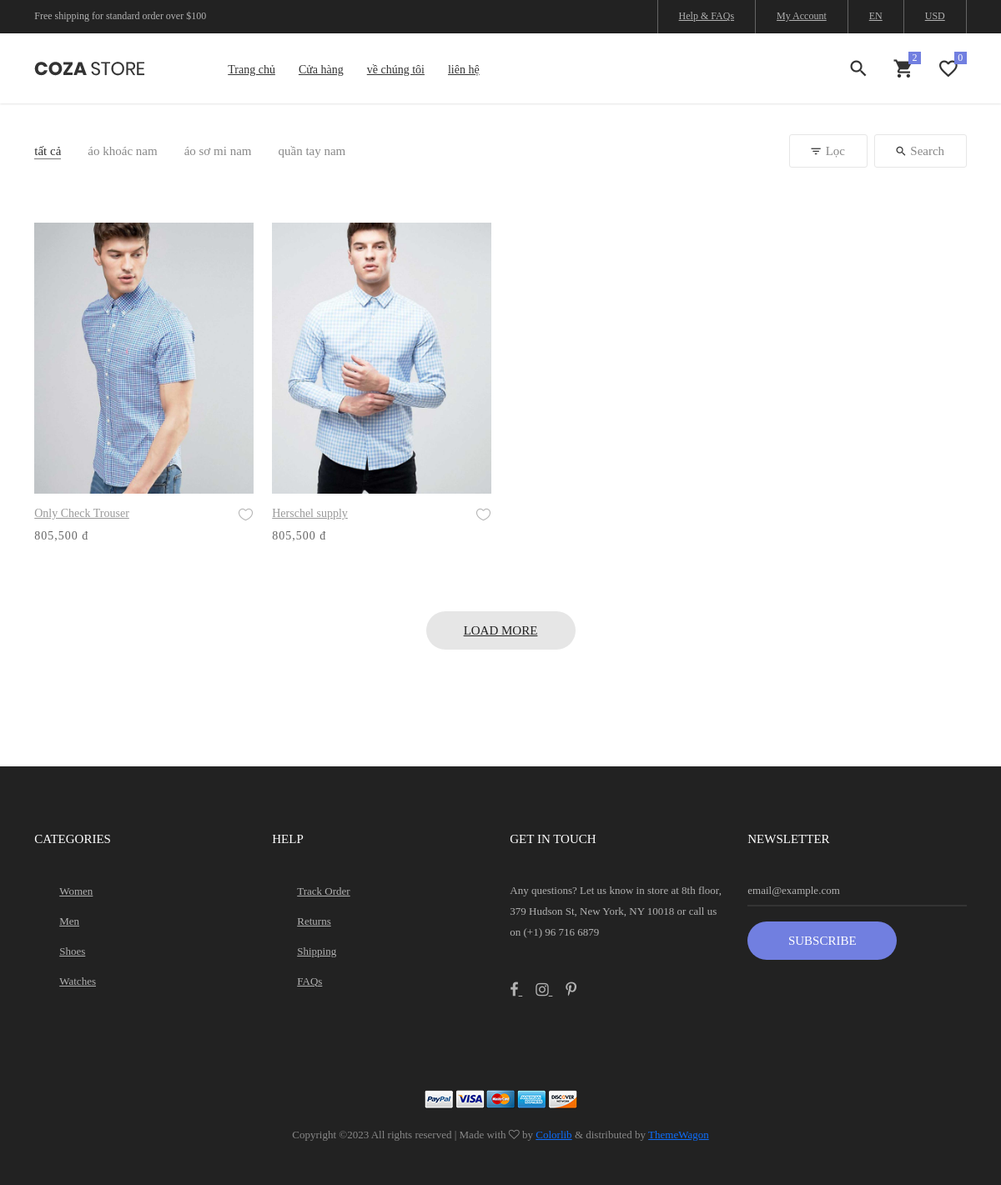
Screenshot of /?controller=shop&page=1&category=26 with the database file from the repository.
### tables this page shows
CREATE TABLE `menus` (
  `id` bigint(20) NOT NULL,
  `name` varchar(255) NOT NULL,
  `url` varchar(255) DEFAULT NULL,
  `parent_id` bigint(20) DEFAULT 0,
  `description` varchar(255) DEFAULT NULL,
  `user_id` bigint(20) NOT NULL,
  `created_at` timestamp NULL DEFAULT current_timestamp(),
  `update_at` timestamp NULL DEFAULT current_timestamp()
);

CREATE TABLE `category` (
  `id` bigint(20) NOT NULL,
  `name` varchar(255) NOT NULL,
  `parent_id` bigint(20) DEFAULT 0,
  `created_at` timestamp NULL DEFAULT current_timestamp(),
  `update_at` timestamp NULL DEFAULT current_timestamp(),
  `deleted_at` timestamp NULL DEFAULT NULL,
  `user_id` bigint(20) NOT NULL
);

CREATE TABLE `products` (
  `id` bigint(20) NOT NULL,
  `name` varchar(255) NOT NULL,
  `user_id` bigint(20) NOT NULL,
  `description` varchar(255) DEFAULT NULL,
  `price` bigint(20) NOT NULL,
  `count_likes` bigint(20) DEFAULT 0,
  `count_comments` bigint(20) DEFAULT 0,
  `category_id` bigint(20) NOT NULL,
  `count_views` bigint(20) DEFAULT 0,
  `count_buy` bigint(20) DEFAULT 0,
  `created_at` timestamp NULL DEFAULT current_timestamp(),
  `updated_at` datetime DEFAULT current_timestamp(),
  `delete_at` int(11) DEFAULT NULL,
  `feature_image` varchar(255) DEFAULT NULL,
  `quantity` bigint(20) DEFAULT 0,
  `discount` bigint(20) NOT NULL
);

### views/view.php (called while the page is built, shortened)
<?php
function View($view = [], $data = [])
{
    extract($data);
    return require(is_array($view) ? $layout . '.php' : $view . '.php');
}

### index.php (called while the page is built, shortened)
<?php
$controller = 'site';
if (!empty($_GET['controller'])) {
    $controller = Ucwords(strtolower(trim($_GET['controller'])));
}
$url = "Controller/$controller" . "Controller.php";
file_exists($url) ? require_once $url : View('error/404');

### Model/Query.php (called while the page is built, shortened)
<?php
require_once 'PDO.php';
class Query extends PDOConnect
{
    private $sql = '';
    private $table = '';
    private $where = '';
    function select($column = '*')
    {
        $columnName = '';
        if (is_array($column)) {
            $index = 0;
            foreach ($column as $key => $value) {
                gettype($key) == 'string' ? $columnName .=  $key . ' as ' . $value : $columnName .= $value;
                if ($index < count($column) - 1) $columnName .= ' , ';
                $index++;
            }
        } else {
            $columnName = $column;
        }
        $this->sql = "SELECT $columnName FROM $this->table " .  $this->sql;
        return $this;
    }
    function table($table)
    {
        $this->table = $table;
        return $this;
    }
    function where($field, $compare, $value = '')
    {
        if ($this->where !== '') {
            $this->sql  .= " AND $field $compare  '$value' ";
        } else {
            $this->where .= " WHERE $field $compare  " . (isset($value) ? "'" . $value . "'" : '') . "";
            $this->sql .= $this->where;
        }
        return $this;
    }
    function whereIn($field, $data = [])
    {
        if ($this->where !== '') {
            $this->sql  .= " AND $field IN (" . implode(',', $data) . ")";
        } else {
            $this->where .= " WHERE $field IN (" . implode(',', $data) . ")";
            $this->sql .= $this->where;
        }
        return $this;
    }
    function limit($limit)
    {
        $this->sql .= " LIMIT  $limit";
        return $this;
    }
    function offset($offset)
    {
        $this->sql .= " OFFSET $offset";
        return $this;
    }
    function all()
    {
        try {
            $data = parent::query($this->sql)->fetchAll(PDO::FETCH_ASSOC);
            $this->sql = '';
            $this->where = '';
            return $data;
        } catch (Exception $e) {
            return $e->getMessage();
        }
    }
    function first()
    {
        $stml = parent::query($this->sql);
        $this->sql = '';
        $this->where = '';
        return $stml->fetch(PDO::FETCH_ASSOC);
    }
}

### Model/PDO.php (called while the page is built, shortened)
<?php
class PDOConnect
{
    protected $hot_name = "localhost";
    protected $username = "root";
    protected $password = "";
    protected $database_name = "duanmau";
    protected $db;
    function __construct()
    {
        try {
            $conn = new PDO("mysql:host=$this->hot_name;dbname=$this->database_name", $this->username, $this->password);
            $conn->setAttribute(PDO::ATTR_ERRMODE, PDO::ERRMODE_EXCEPTION);
            $this->db = $conn;
        } catch (PDOException $e) {
            echo "Connection failed: " . $e->getMessage();
        }
    }
    function query($sql)
    {
        $sql_args = array_slice(func_get_args(), 1);
        try {
            $stml = $this->db->prepare($sql);
            $stml->execute($sql_args);
            return $stml;
        } catch (PDOException $e) {
            echo $e->getMessage() . "\n $sql";
            die;
        }
    }
}

### views/components/header/header-default-web.php (the view, shortened to what this page needs)
<?php
$query = new Query();
$menu = $query->table('menus')->select('*')->where('parent_id', '=', 0)->all();
?>
<header class="header-v4">
    <div class="container-menu-desktop">
        <div class="top-bar">
            <div class="content-topbar flex-sb-m h-full container">
                <div class="left-top-bar">
                    Free shipping for standard order over $100
                </div>
                <div class="right-top-bar flex-w h-full">
                    <a href="#" class="flex-c-m trans-04 p-lr-25">
                        Help & FAQs
                    </a>
                    <a href="#" class="flex-c-m trans-04 p-lr-25">
                        My Account
                    </a>
                    <a href="#" class="flex-c-m trans-04 p-lr-25">
                        EN
                    </a>
                    <a href="#" class="flex-c-m trans-04 p-lr-25">
                        USD
                    </a>
                </div>
            </div>
        </div>
        <div class="wrap-menu-desktop how-shadow1">
            <nav class="limiter-menu-desktop container">
                <a href="#" class="logo">
                    <img src="images/icons/logo-01.png" alt="IMG-LOGO">
                </a>
                <div class="menu-desktop">
                    <ul class="main-menu">
                        <?php if (!empty($menu) && count($menu) > 0) : ?>
                            <?php foreach ($menu as $value) : ?>
                                <li class="">
                                    <a href="<?= $value['url'] ?>"><?= $value['name'] ?></a>
                                </li>
                            <?php endforeach ?>
                        <?php endif ?>
                    </ul>
                </div>
                <div class="wrap-icon-header flex-w flex-r-m">
                    <div class="icon-header-item cl2 hov-cl1 trans-04 p-l-22 p-r-11 js-show-modal-search">
                        <i class="zmdi zmdi-search"></i>
                    </div>
                    <div class="icon-header-item cl2 hov-cl1 trans-04 p-l-22 p-r-11 icon-header-noti js-show-cart" data-notify="2">
                        <i class="zmdi zmdi-shopping-cart"></i>
                    </div>
                    <a href="#" class="icon-header-item cl2 hov-cl1 trans-04 p-l-22 p-r-11 icon-header-noti" data-notify="0">
                        <i class="zmdi zmdi-favorite-outline"></i>
                    </a>
                </div>
            </nav>
        </div>
    </div>
</header>

### views/pages/shop/index.php
<div class="bg0 m-t-23 p-b-140">
    <div class="container">
        <div class="flex-w flex-sb-m p-b-52">
            <?php View('components/product/product-filter', ['category' => $category ?? []]) ?>
        </div>
        <div class="row isotope-grid">
            <?php if (!empty($products) && count($products) > 0) : ?>
                <?php foreach ($products as $value) : ?>
                    <?php View('components/product/product-cart', $value) ?>
                <?php endforeach ?>
            <?php endif ?>
        </div>
        <div class="flex-c-m flex-w w-full p-t-45">
            <a href="#" class="flex-c-m stext-101 cl5 size-103 bg2 bor1 hov-btn1 p-lr-15 trans-04">
                Load More
            </a>
        </div>
    </div>
</div>

### views/components/product/product-filter.php (shortened to what this page needs)
<div class="flex-w flex-l-m filter-tope-group m-tb-10">
    <button class="stext-106 cl6 hov1 bor3 trans-04 m-r-32 m-tb-5 how-active1" data-filter="*">
        tất cả
    </button>
    <?php if (!empty($category) && count($category) > 0) : ?>
        <?php foreach ($category as $value) : ?>
            <button class="stext-106 cl6 hov1 bor3 trans-04 m-r-32 m-tb-5" data-filter=".category-<?= $value['id'] ?>">
                <?= $value['name'] ?>
            </button>
        <?php endforeach ?>
    <?php endif ?>
</div>
<div class="flex-w flex-c-m m-tb-10">
    <div class="flex-c-m stext-106 cl6 size-104 bor4 pointer hov-btn3 trans-04 m-r-8 m-tb-4 js-show-filter">
        <i class="icon-filter cl2 m-r-6 fs-15 trans-04 zmdi zmdi-filter-list"></i>
        Lọc
    </div>
    <div class="flex-c-m stext-106 cl6 size-105 bor4 pointer hov-btn3 trans-04 m-tb-4 js-show-search">
        <i class="icon-search cl2 m-r-6 fs-15 trans-04 zmdi zmdi-search"></i>
        Search
    </div>
</div>

### views/components/product/product-cart.php (shortened to what this page needs)
<div class="col-sm-6 col-md-4 col-lg-3 p-b-35 isotope-item category-<?= $category_id ?>">
    <div class="block2">
        <div class="block2-pic hov-img0">
            <img src="<?= $feature_image ?>" alt="IMG-PRODUCT">
        </div>
        <div class="block2-txt flex-w flex-t p-t-14">
            <div class="block2-txt-child1 flex-col-l ">
                <a href="?controller=shop&action=detail&id=<?= $id ?>" class="stext-104 cl4 hov-cl1 trans-04 js-name-b2 p-b-6">
                    <?= $name ?>
                </a>
                <span class="stext-105 cl3">
                    <?= number_format($price)  ?> đ
                </span>
            </div>
            <div class="block2-txt-child2 flex-r p-t-3">
                <a href="#" class="btn-addwish-b2 dis-block pos-relative js-addwish-b2">
                    <img class="icon-heart1 dis-block trans-04" src="public/assets/images/icons/icon-heart-01.png" alt="ICON">
                </a>
            </div>
        </div>
    </div>
</div>

### rows the page displays
menus: name "Trang chủ"
menus: name "Cửa hàng"
menus: name "về chúng tôi"
menus: name "liên hệ"
category: name "áo khoác nam"
category: name "áo sơ mi nam"
category: name "quần tay nam"
products: feature_image (picture), name "Only Check Trouser", price "805,500"
products: feature_image (picture), name "Herschel supply", price "805,500"
